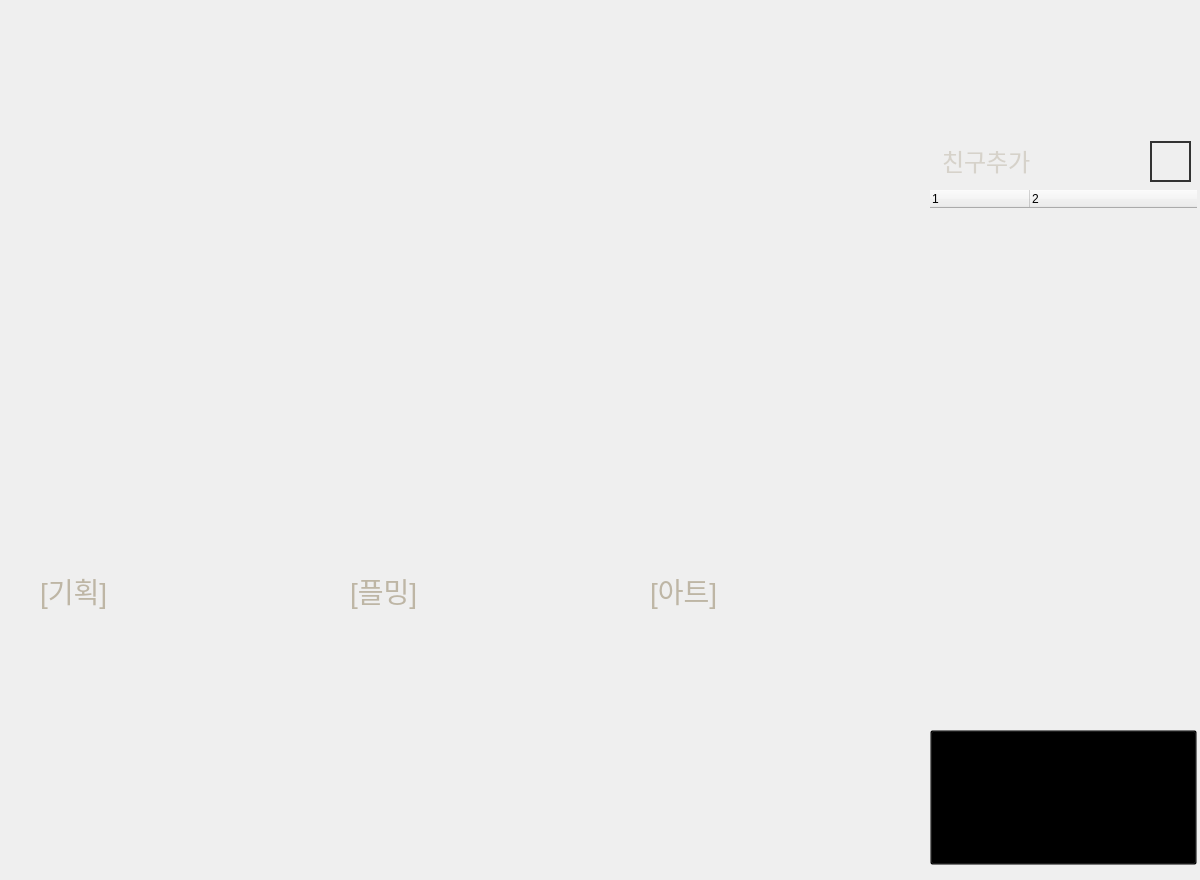
<?xml version="1.0" encoding="UTF-8"?>
<ui version="4.0">
 <class>GamePlayLauncher</class>
 <widget class="QWidget" name="GamePlayLauncher">
  <property name="geometry">
   <rect>
    <x>0</x>
    <y>0</y>
    <width>1200</width>
    <height>880</height>
   </rect>
  </property>
  <property name="windowTitle">
   <string>GamePlayLauncher</string>
  </property>
  <property name="styleSheet">
   <string notr="true">#GamePlayLauncher
{
	background:url(&quot;:/LauncherUI/Launcher_Background.png&quot;);
}</string>
  </property>
  <widget class="QTreeWidget" name="Friend_List">
   <property name="geometry">
    <rect>
     <x>930</x>
     <y>190</y>
     <width>267</width>
     <height>531</height>
    </rect>
   </property>
   <property name="styleSheet">
    <string notr="true">QTreeWidget
{
	background:transparent;
	border:none;
	color:#BEB6A5;
}

QTreeWidget::branch:open:has-children:!has-siblings,
QTreeWidget::branch:open:has-children:has-siblings 
{
    border-image: none;
    image: url(:/LauncherUI/Profile_Tab_Closed.png);
}

QTreeWidget::branch:has-children:!has-siblings:closed,
QTreeWidget::branch:closed:has-children:has-siblings 
{
	border-image: none;
	image: url(:/LauncherUI/Profile_Tab_Open.png);
}

QTreeWidget::item
{
	height:60px;
}</string>
   </property>
   <property name="columnCount">
    <number>2</number>
   </property>
   <column>
    <property name="text">
     <string notr="true">1</string>
    </property>
   </column>
   <column>
    <property name="text">
     <string notr="true">2</string>
    </property>
   </column>
  </widget>
  <widget class="QPushButton" name="GameStart">
   <property name="geometry">
    <rect>
     <x>930</x>
     <y>730</y>
     <width>267</width>
     <height>135</height>
    </rect>
   </property>
   <property name="font">
    <font>
     <family>century gothic</family>
     <pointsize>36</pointsize>
     <weight>75</weight>
     <bold>true</bold>
     <underline>false</underline>
     <strikeout>false</strikeout>
     <kerning>false</kerning>
    </font>
   </property>
   <property name="styleSheet">
    <string notr="true">QPushButton
{
	background:transparent;
	background-image:url(&quot;:/LauncherUI/GameStart.png&quot;);
	background-repeat:no-repeat;
}

QPushButton:hover
{
	background-image:url(&quot;:/LauncherUI/GameStart_Over.png&quot;);
	background-repeat:no-repeat;
}</string>
   </property>
   <property name="text">
    <string/>
   </property>
   <property name="icon">
    <iconset>
     <normaloff>:/LauncherUI/Game_Start_Button.png</normaloff>:/LauncherUI/Game_Start_Button.png</iconset>
   </property>
   <property name="iconSize">
    <size>
     <width>267</width>
     <height>135</height>
    </size>
   </property>
  </widget>
  <widget class="QLineEdit" name="Friend_Request">
   <property name="geometry">
    <rect>
     <x>940</x>
     <y>140</y>
     <width>201</width>
     <height>41</height>
    </rect>
   </property>
   <property name="styleSheet">
    <string notr="true">QLineEdit
{
	color:#BEB6A5;
	font-size:24px;
	background:transparent;
	border:none;
}</string>
   </property>
   <property name="text">
    <string/>
   </property>
   <property name="placeholderText">
    <string>친구추가</string>
   </property>
  </widget>
  <widget class="QPushButton" name="AddFriend">
   <property name="geometry">
    <rect>
     <x>1150</x>
     <y>141</y>
     <width>41</width>
     <height>41</height>
    </rect>
   </property>
   <property name="styleSheet">
    <string notr="true">QPushButton
{
	background:transparent;
	border: 2px solid #333
}</string>
   </property>
   <property name="text">
    <string/>
   </property>
   <property name="icon">
    <iconset resource="../Resource/LauncherUI.qrc">
     <normaloff>:/LauncherUI/Friend_Request.png</normaloff>:/LauncherUI/Friend_Request.png</iconset>
   </property>
   <property name="iconSize">
    <size>
     <width>58</width>
     <height>56</height>
    </size>
   </property>
  </widget>
  <widget class="QLabel" name="User_Icon">
   <property name="geometry">
    <rect>
     <x>940</x>
     <y>50</y>
     <width>76</width>
     <height>75</height>
    </rect>
   </property>
   <property name="styleSheet">
    <string notr="true">QLabel
{

}</string>
   </property>
   <property name="text">
    <string/>
   </property>
  </widget>
  <widget class="QLabel" name="User_ID">
   <property name="geometry">
    <rect>
     <x>1030</x>
     <y>90</y>
     <width>151</width>
     <height>31</height>
    </rect>
   </property>
   <property name="styleSheet">
    <string notr="true"/>
   </property>
   <property name="text">
    <string/>
   </property>
  </widget>
  <widget class="QLabel" name="Main_Patch_Image">
   <property name="geometry">
    <rect>
     <x>10</x>
     <y>20</y>
     <width>919</width>
     <height>533</height>
    </rect>
   </property>
   <property name="styleSheet">
    <string notr="true">QLabel
{

}</string>
   </property>
   <property name="text">
    <string/>
   </property>
  </widget>
  <widget class="QLabel" name="Programming_Title">
   <property name="geometry">
    <rect>
     <x>350</x>
     <y>570</y>
     <width>91</width>
     <height>41</height>
    </rect>
   </property>
   <property name="styleSheet">
    <string notr="true">QLabel
{
	font-size:28px;
	background:transparent;
	color:#BEB6A5;
}</string>
   </property>
   <property name="text">
    <string>[플밍]</string>
   </property>
  </widget>
  <widget class="QLabel" name="Art_Title">
   <property name="geometry">
    <rect>
     <x>650</x>
     <y>570</y>
     <width>91</width>
     <height>41</height>
    </rect>
   </property>
   <property name="styleSheet">
    <string notr="true">QLabel
{
	font-size:28px;
	background:transparent;
	color:#BEB6A5;
}</string>
   </property>
   <property name="text">
    <string>[아트]</string>
   </property>
  </widget>
  <widget class="QLabel" name="GameDesign_Title">
   <property name="geometry">
    <rect>
     <x>40</x>
     <y>570</y>
     <width>91</width>
     <height>41</height>
    </rect>
   </property>
   <property name="styleSheet">
    <string notr="true">QLabel
{
	font-size:28px;
	background:transparent;
	color:#BEB6A5;
}</string>
   </property>
   <property name="text">
    <string>[기획]</string>
   </property>
  </widget>
  <widget class="QLabel" name="GameDesign_Image">
   <property name="geometry">
    <rect>
     <x>40</x>
     <y>610</y>
     <width>261</width>
     <height>251</height>
    </rect>
   </property>
   <property name="text">
    <string/>
   </property>
  </widget>
  <widget class="QLabel" name="Programming_Image">
   <property name="geometry">
    <rect>
     <x>340</x>
     <y>610</y>
     <width>261</width>
     <height>251</height>
    </rect>
   </property>
   <property name="text">
    <string/>
   </property>
  </widget>
  <widget class="QLabel" name="Art_Image">
   <property name="geometry">
    <rect>
     <x>650</x>
     <y>610</y>
     <width>261</width>
     <height>251</height>
    </rect>
   </property>
   <property name="text">
    <string/>
   </property>
  </widget>
  <zorder>GameStart</zorder>
  <zorder>Friend_List</zorder>
  <zorder>Friend_Request</zorder>
  <zorder>AddFriend</zorder>
  <zorder>User_ID</zorder>
  <zorder>Main_Patch_Image</zorder>
  <zorder>Programming_Title</zorder>
  <zorder>Art_Title</zorder>
  <zorder>GameDesign_Title</zorder>
  <zorder>User_Icon</zorder>
  <zorder>GameDesign_Image</zorder>
  <zorder>Programming_Image</zorder>
  <zorder>Art_Image</zorder>
 </widget>
 <layoutdefault spacing="6" margin="11"/>
 <resources>
  <include location="../Resource/LauncherUI.qrc"/>
  <include location="../Resource/iconUI.qrc"/>
 </resources>
 <connections/>
</ui>
